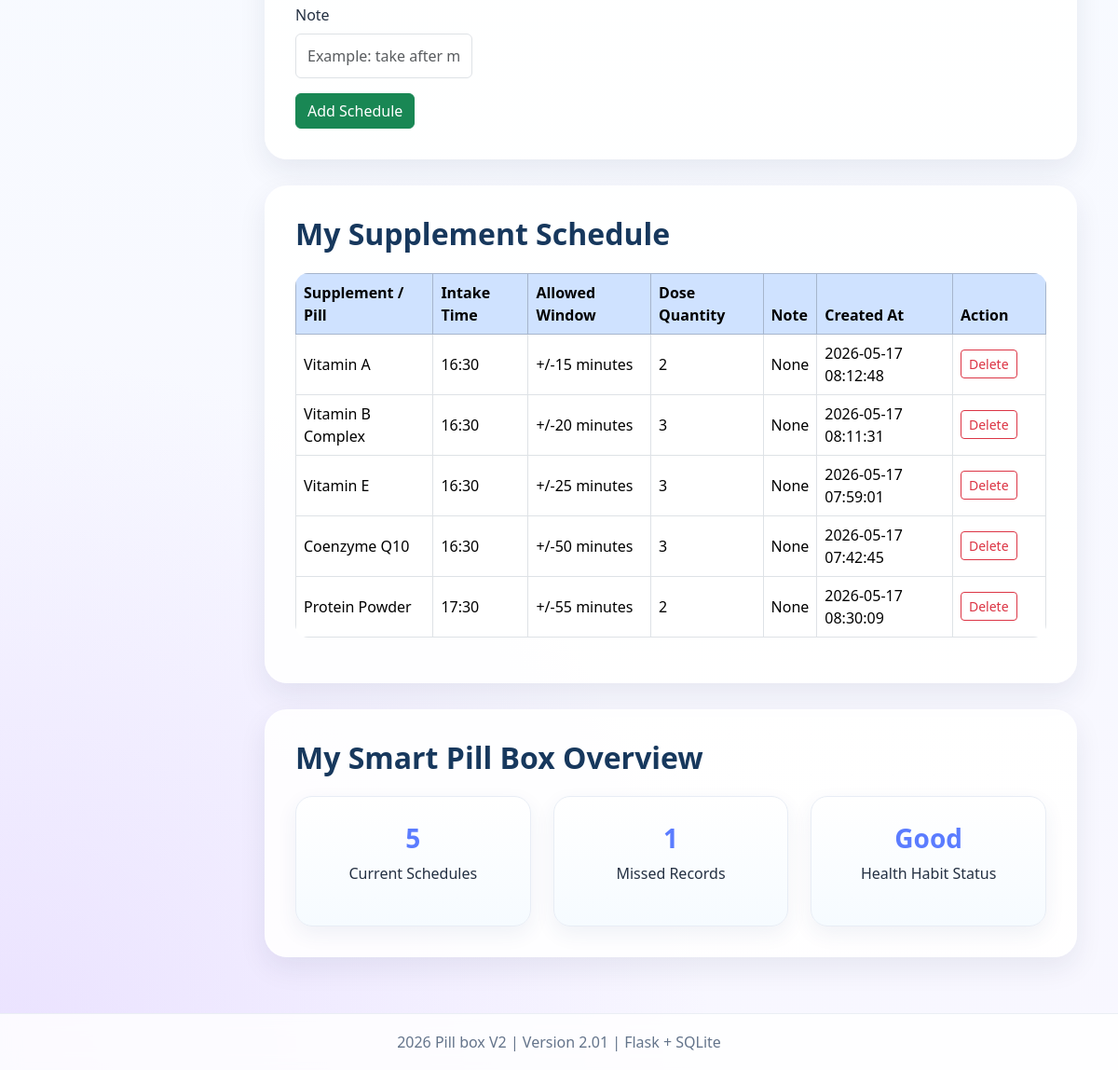
Before: /profile (signed in, lower part) with the older database file.
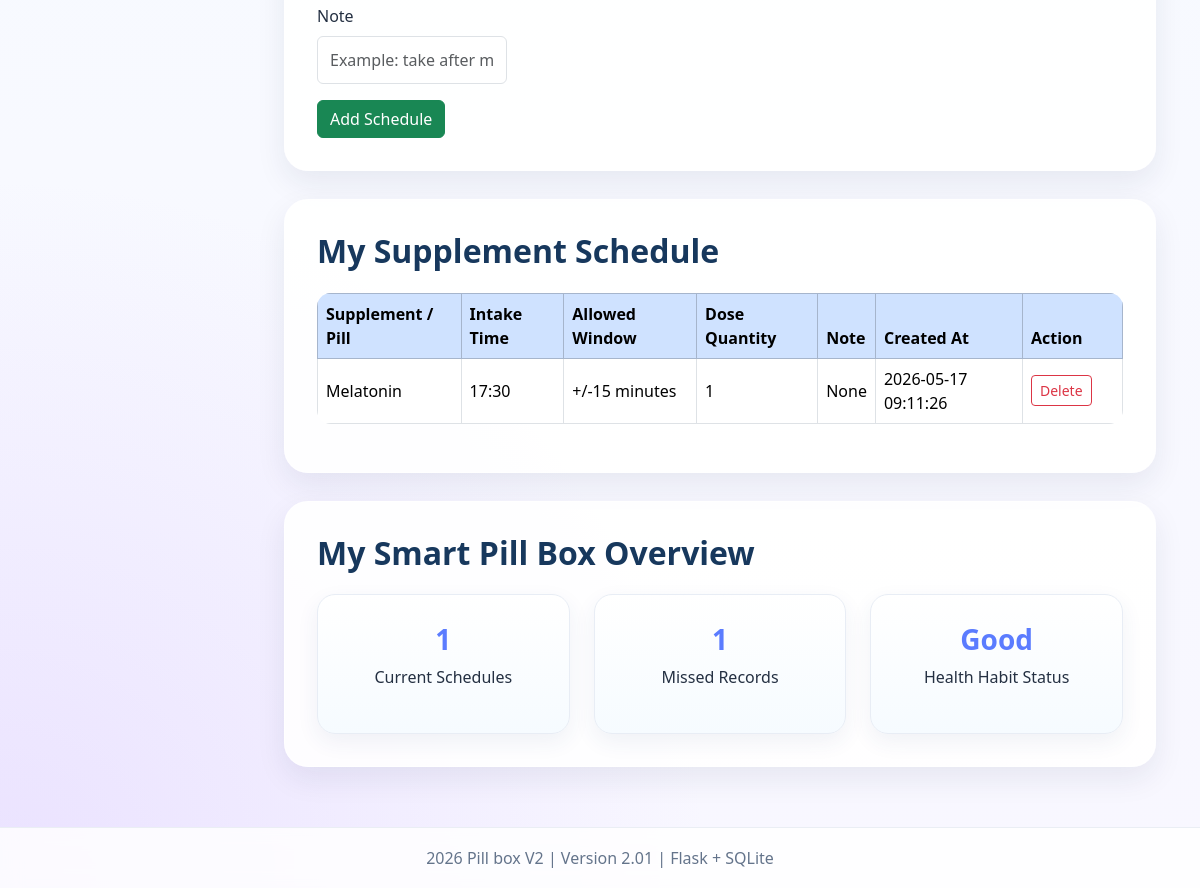
After: the same page with the newer database file.
### tables this page shows
CREATE TABLE supplement_schedule (
            id INTEGER PRIMARY KEY AUTOINCREMENT,
            user_id INTEGER NOT NULL,
            supplement_name TEXT NOT NULL,
            take_time TEXT NOT NULL,
            time_window INTEGER NOT NULL,
            note TEXT,
            created_at TIMESTAMP DEFAULT CURRENT_TIMESTAMP, target_quantity INTEGER NOT NULL DEFAULT 1,
            FOREIGN KEY (user_id) REFERENCES user(id)
        );

### Pill_box_V2_01_English/Pill_box_V2_01_English/app.py (the view, shortened to what this page needs)
@app.route("/profile", methods=["GET", "POST"])
@login_required
def profile():
    schedules = get_user_schedules(current_user.id)
    missed_reminder_count = get_missed_reminder_count(current_user.id)
    latest_face_enrollment = get_latest_face_enrollment_for_user(current_user.id)
    face_enrollment_gate = get_face_enrollment_gate(current_user.id)
    return render_template(
        "profile.html",
        supplement_options=SUPPLEMENT_OPTIONS,
        time_options=TIME_OPTIONS,
        window_options=WINDOW_OPTIONS,
        dose_quantity_options=DOSE_QUANTITY_OPTIONS,
        schedules=schedules,
        missed_reminder_count=missed_reminder_count,
        security_questions=get_security_questions(),
        security_question_text=SECURITY_QUESTION_LABELS.get(current_user.security_question),
        product_code_example=PRODUCT_CODE_EXAMPLE,
        default_product_code=DEFAULT_PRODUCT_CODE,
        default_device_id=DEFAULT_DEVICE_ID,
        universal_test_product_code=UNIVERSAL_TEST_PRODUCT_CODE,
        latest_face_enrollment=serialize_face_enrollment_session(latest_face_enrollment) if latest_face_enrollment else None,
        face_enrollment_gate=face_enrollment_gate,
    )

### Pill_box_V2_01_English/Pill_box_V2_01_English/app.py (called while the page is built)
def get_db_connection():
    try:
        conn = sqlite3.connect(DATABASE)
        conn.row_factory = sqlite3.Row
        return conn
    except sqlite3.DatabaseError as e:
        logger.error(f"Database connection failed: {e}")
        raise

def get_security_questions(randomize=False):
    questions = SECURITY_QUESTIONS.copy()
    if randomize:
        random.shuffle(questions)
    return questions

@login_manager.user_loader
def load_user(user_id):
    conn = get_db_connection()
    row = conn.execute("SELECT * FROM user WHERE id = ?", (user_id,)).fetchone()
    conn.close()
    return User.from_row(row)

def get_user_schedules(user_id):
    conn = get_db_connection()
    rows = conn.execute(
        """
        SELECT id, supplement_name, take_time, time_window, target_quantity, note, created_at
        FROM supplement_schedule
        WHERE user_id = ?
        ORDER BY take_time ASC, id DESC
        """,
        (user_id,),
    ).fetchall()
    conn.close()
    return rows

def get_missed_reminder_count(user_id):
    conn = get_db_connection()
    row = conn.execute(
        """
        SELECT COUNT(*) AS missed_count
        FROM device_reminder_event
        WHERE user_id = ? AND status = 'missed'
        """,
        (user_id,),
    ).fetchone()
    conn.close()
    return row["missed_count"] if row else 0

def get_face_enrollment_gate(user_id):
    threshold = app.config["FACE_ENROLLMENT_FAILURE_THRESHOLD"]
    conn = get_db_connection()
    try:
        rows = conn.execute(
            """
            SELECT status
            FROM face_enrollment_session
            WHERE user_id = ?
            ORDER BY id DESC
            """,
            (user_id,),
        ).fetchall()
    finally:
        conn.close()
    has_completed = any(row["status"] == "completed" for row in rows)
    failed_attempts = 0
    for row in rows:
        if row["status"] == "completed":
            break
        if row["status"] == "failed":
            failed_attempts += 1
    return {
        "has_completed": has_completed,
        "failed_attempts": failed_attempts,
        "failure_threshold": threshold,
        "password_fallback_required": (not has_completed and failed_attempts >= threshold),
    }

@app.context_processor
def inject_global_data():
    return {
        "project_name": app.config["PROJECT_NAME"],
        "project_version": app.config["PROJECT_VERSION"],
    }

### Pill_box_V2_01_English/Pill_box_V2_01_English/templates/profile.html (shortened to what this page needs)
{% extends "base.html" %}
{% block content %}
<section id="features" class="section-block mt-4">
    <form method="post" class="row g-3 align-items-start schedule-form">
        <div class="col-md-3 schedule-field">
            <label class="form-label">Note</label>
            <input type="text" name="note" class="form-control" placeholder="Example: take after meals">
        </div>
        <div class="col-12">
            <button type="submit" class="btn btn-success">Add Schedule</button>
        </div>
    </form>
</section>
<section id="usage" class="section-block bg-soft">
    <h2 class="section-title">My Supplement Schedule</h2>
    {% if schedules %}
        <div class="table-responsive">
            <table class="table table-bordered table-hover align-middle bg-white">
                <thead class="table-primary">
                    <tr>
                        <th>Supplement / Pill</th>
                        <th>Intake Time</th>
                        <th>Allowed Window</th>
                        <th>Dose Quantity</th>
                        <th>Note</th>
                        <th>Created At</th>
                        <th style="width: 100px;">Action</th>
                    </tr>
                </thead>
                <tbody>
                    {% for item in schedules %}
                        <tr>
                            <td>{{ item.supplement_name }}</td>
                            <td>{{ item.take_time }}</td>
                            <td>+/-{{ item.time_window }} minutes</td>
                            <td>{{ item.target_quantity }}</td>
                            <td>{{ item.note or "None" }}</td>
                            <td>{{ item.created_at }}</td>
                            <td>
                                <form method="post" action="{{ url_for('delete_schedule', schedule_id=item.id) }}" onsubmit="return confirm('Are you sure you want to delete this schedule?');" style="display:inline;">
                                    <button type="submit" class="btn btn-sm btn-outline-danger">Delete</button>
                                </form>
                            </td>
                        </tr>
                    {% endfor %}
                </tbody>
            </table>
        </div>
    {% else %}
        <p class="text-muted mb-0">You have not added any supplement schedules yet.</p>
    {% endif %}
</section>
<section class="section-block">
    <h2 class="section-title">My Smart Pill Box Overview</h2>
    <div class="row g-4">
        <div class="col-md-4">
            <div class="stat-card">
                <h3>{{ schedules|length }}</h3>
                <p>Current Schedules</p>
            </div>
        </div>
        <div class="col-md-4">
            <div class="stat-card">
                <h3>{{ missed_reminder_count }}</h3>
                <p>Missed Records</p>
            </div>
        </div>
        <div class="col-md-4">
            <div class="stat-card">
                <h3>Good</h3>
                <p>Health Habit Status</p>
            </div>
        </div>
    </div>
</section>
{% endblock %}

### Pill_box_V2_01_English/Pill_box_V2_01_English/templates/base.html (shortened to what this page needs)
<!doctype html>
<html lang="zh-CN">
<head>
    <link href="https://cdn.jsdelivr.net/npm/bootstrap@5.3.3/dist/css/bootstrap.min.css" rel="stylesheet">
    <link href="{{ url_for('static', filename='css/custom.css') }}" rel="stylesheet">
</head>
<body id="top"
      {% if current_user.is_authenticated %}
      data-face-status-url="{{ url_for('face_unlock_status') }}"
      data-face-unlock-url="{{ url_for('unlock_pill_box') }}"
      data-suppress-face-unlock-alert="{{ 'true' if request.endpoint == 'face_enrollment_page' else 'false' }}"
      {% endif %}>
<div class="layout-wrapper">
    <main class="content-area">
        <div class="container-fluid">
            {% block content %}{% endblock %}
        </div>
    </main>
</div>
<footer class="footer">
    <p class="mb-0">2026 {{ project_name }} | Version {{ project_version }} | Flask + SQLite</p>
</footer>
</body>
</html>

### Pill_box_V2_01_English/Pill_box_V2_01_English/static/css/custom.css (style rules this page uses)
html { scroll-behavior: smooth; }
body { background: radial-gradient(circle at top left, rgba(255, 214, 153, 0.45), transparent 26%), radial-gradient(circle at top right, rgba(156, 214, 255, 0.35), transparent 22%), radial-gradient(circle at bottom left, rgba(198, 170, 255, 0.28), transparent 24%), linear-gradient(180deg, #fffaf5 0%, #f7fbff 46%, #f8f7ff 100%); padding-top: 70px; color: #243042; min-height: 100vh; }
.layout-wrapper { display: flex; min-height: calc(100vh - 70px); }
.content-area { flex: 1; padding: 32px; overflow: hidden; }
.section-block { background: rgba(255, 255, 255, 0.88); padding: 32px; border-radius: 24px; margin-bottom: 28px; box-shadow: 0 12px 30px rgba(21, 40, 72, 0.08); border: 1px solid rgba(255,255,255,0.66); }
.section-title { margin-bottom: 22px; font-weight: 800; color: #17385d; }
.schedule-form .form-label { align-items: flex-end; display: flex; min-height: 48px; }
.schedule-form .form-select, .schedule-form .form-control { min-height: 48px; }
.stat-card { background: linear-gradient(180deg, #ffffff 0%, #f6fbff 100%); border: 1px solid #e8edf5; border-radius: 18px; padding: 28px; text-align: center; box-shadow: 0 8px 22px rgba(39, 72, 122, 0.07); }
.stat-card h3 { color: #5b7cff; font-weight: 800; }
.table { border-radius: 14px; overflow: hidden; }
.footer { background: rgba(255,255,255,0.82); border-top: 1px solid rgba(232, 237, 243, 0.9); text-align: center; padding: 18px; color: #64748b; backdrop-filter: blur(10px); }

Changed rows visible on the page:
removed supplement_schedule: supplement_name "Vitamin A", take_time "16:30", time_window "15", target_quantity "2", note "None", created_at "2026-05-17 08:12:48"
removed supplement_schedule: supplement_name "Vitamin B Complex", take_time "16:30", time_window "20", target_quantity "3", note "None", created_at "2026-05-17 08:11:31"
removed supplement_schedule: supplement_name "Vitamin E", take_time "16:30", time_window "25", target_quantity "3", note "None", created_at "2026-05-17 07:59:01"
removed supplement_schedule: supplement_name "Coenzyme Q10", take_time "16:30", time_window "50", target_quantity "3", note "None", created_at "2026-05-17 07:42:45"
removed supplement_schedule: supplement_name "Protein Powder", take_time "17:30", time_window "55", target_quantity "2", note "None", created_at "2026-05-17 08:30:09"
added supplement_schedule: supplement_name "Melatonin", take_time "17:30", time_window "15", target_quantity "1", note "None", created_at "2026-05-17 09:11:26"
Other visible differences:
{{ schedules|length }}: "5" → "1"
